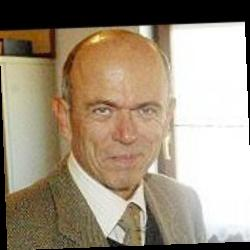
#> input picture LFW1200/LFW1001.jpg, 250 x 250 px, given in place of LFW1000.jpg, which was not available
$ python main.py
#> lines starting #> are read from the running program, lines starting #| are printed output that depends on the picture; pictures that were not available may be replaced by others from this repository, and a replacement may not be noted
#!/usr/bin/env python
# -*- coding: utf-8 -*-

import cv2 as cv
import numpy as np
import pprint

img_num = 201
img_dim = 3575
max_dist = 999

# 画像の読み込み、グレースケール、トリミング
X = np.zeros((img_num, img_dim), np.float32)
for i in range(img_num):
    filename = "LFW1200/LFW1" + str(i).zfill(3) + ".jpg"
    img = cv.imread(filename)
#> img is the input picture: shape (250, 250, 3); mean B, G, R 125.5, 145.1, 159.1
    img = cv.cvtColor(img, cv.COLOR_BGR2GRAY)
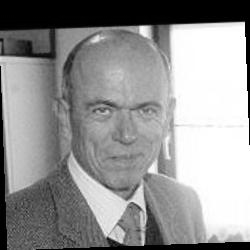
#> img: shape (250, 250); min 0, max 255, mean 147.1
    img = img[100:165, 95:150]
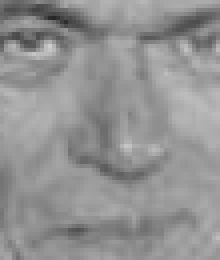
#> img: shape (65, 55) (shown 4 times larger); min 38, max 206, mean 146.5
    img = img.reshape((1, img_dim))
    X[i, :] = img[0, :]
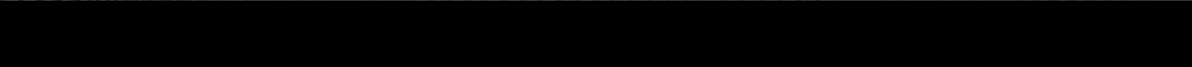
#> X: shape (201, 3575) float32 (shown at 1/3 size); min 0, max 206, mean 0.7
#> pass 3 of the loop `for i in range(img_num):`:
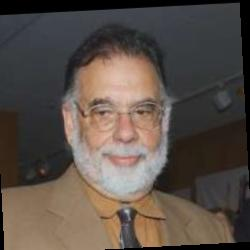
#> input picture LFW1200/LFW1004.jpg, 250 x 250 px, given in place of LFW1002.jpg, which was not available
#> img is the input picture: shape (250, 250, 3); mean B, G, R 71.9, 79.3, 90
#> `img = cv.cvtColor(img, cv.COLOR_BGR2GRAY)`:
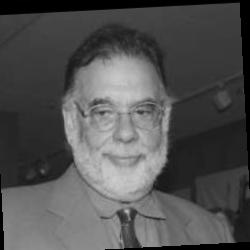
#> img: shape (250, 250); min 0, max 205, mean 81.6
#> `X[i, :] = img[0, :]`:
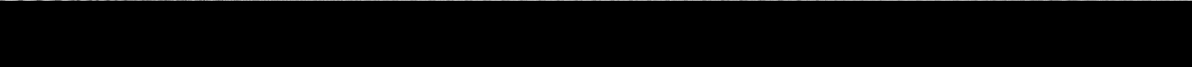
#> X: shape (201, 3575) float32 (shown at 1/3 size); min 0, max 206, mean 2.2
#> (the run stopped early here; a loop or call above may not have finished)
